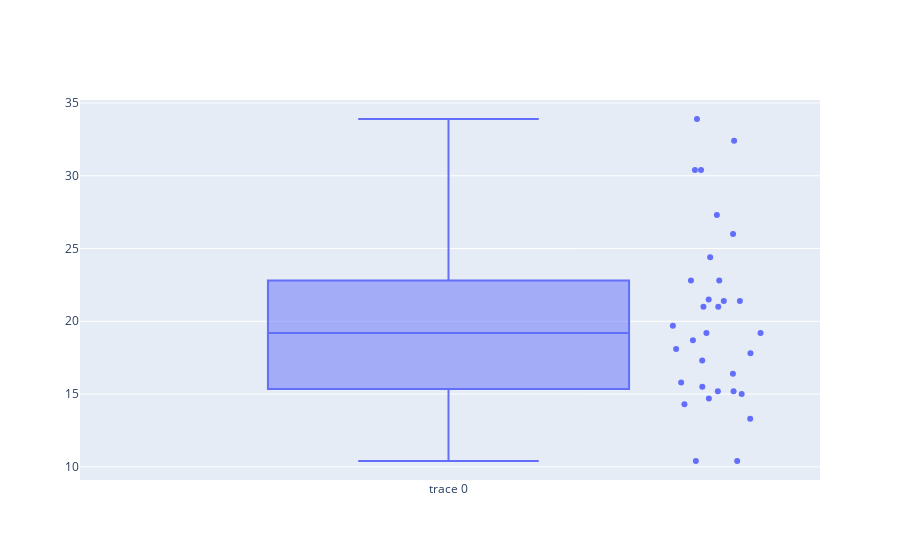

Notebook cell for this chart:
### Code cell
fig = go.Figure(data=[go.Box(y=mtcars.mpg,  boxpoints='all', # can also be outliers, or suspectedoutliers, or False
            jitter=0.3, # add some jitter for a better separation between points
            pointpos=1.5 # relative position of points wrt box
              )])
fig.show()

### Figure 1 — Plotly figure (JSON) as saved in the notebook; plotly's stock layout.template omitted (floating-point values rounded to 4 significant figures)
{"data": [{"boxpoints": "all", "jitter": 0.3, "pointpos": 1.5, "type": "box", "y": [21, 21, 22.8, 21.4, 18.7, 18.1, 14.3, 24.4, 22.8, 19.2, 17.8, 16.4, 17.3, 15.2, 10.4, 10.4, 14.7, 32.4, 30.4, 33.9, 21.5, 15.5, 15.2, 13.3, 19.2, 27.3, 26, 30.4, 15.8, 19.7, 15, 21.4]}], "layout": {}}
